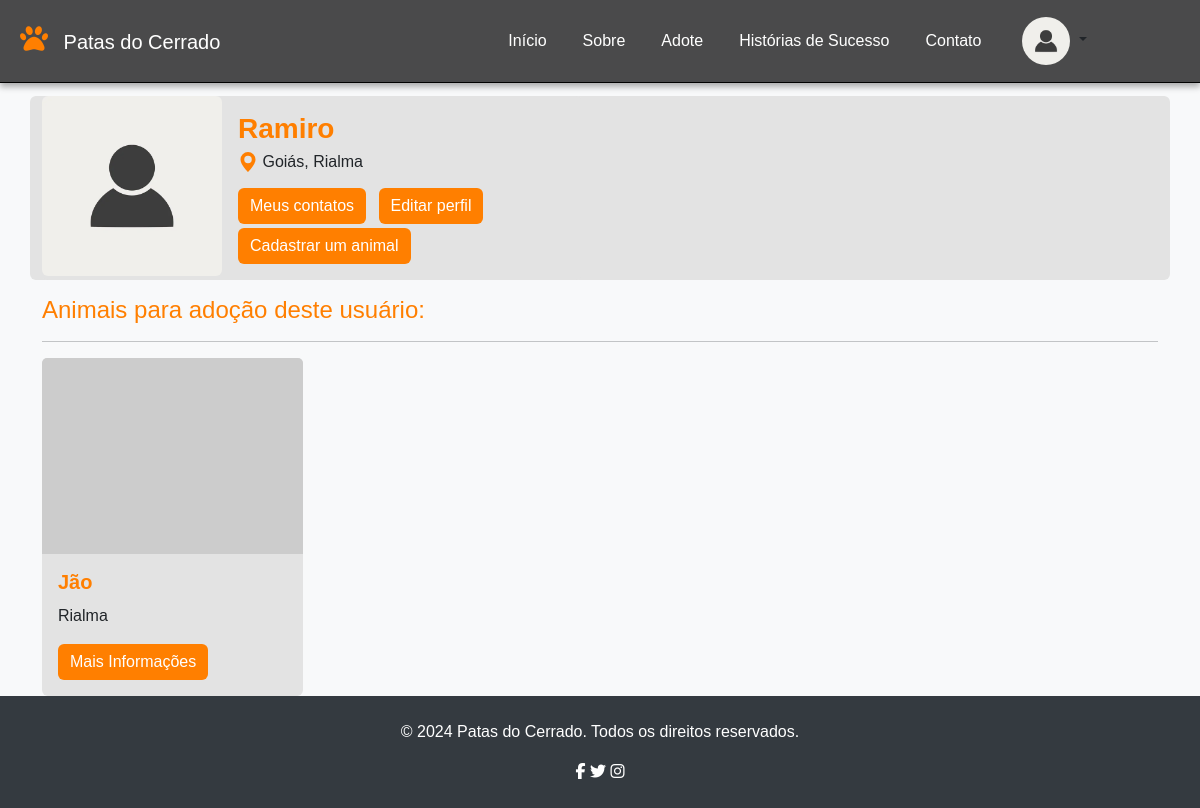
Page /perfilusuario (signed in) on the earlier database version.
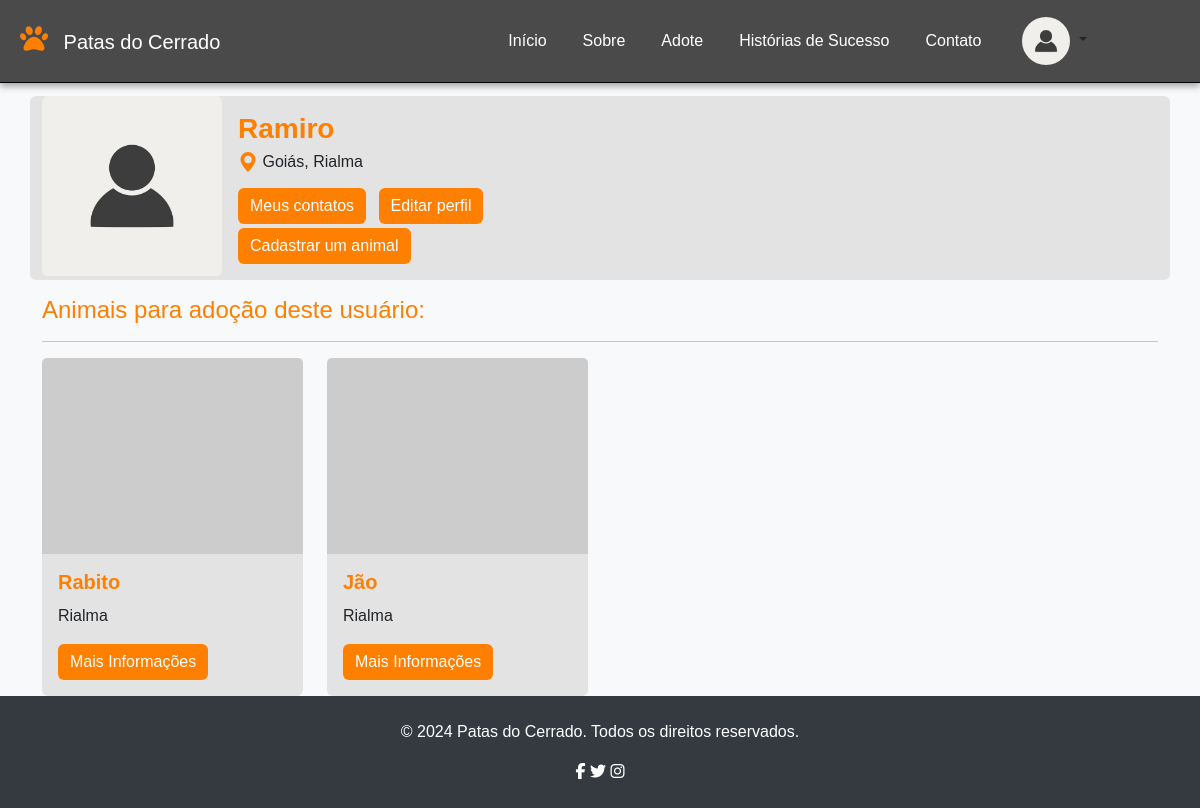
Same page on the later database version.
### tables this page shows
CREATE TABLE IF NOT EXISTS `animal` (
    `ID` INT NOT NULL AUTO_INCREMENT,
    `nome` VARCHAR(100) NOT NULL,
    `foto` BLOB NULL,
    `descricao` VARCHAR(200) NULL,
    `usuario_ID` INT NOT NULL,
    `cidade_ID` INT NOT NULL,
    `porte_ID` INT NOT NULL,
    `idade_ID` INT NOT NULL,
    `especie_ID` INT NOT NULL,
    `genero_ID` INT NOT NULL,
    `animalcol` VARCHAR(45) NULL,
    `statusAdocao_ID` INT NOT NULL,
    PRIMARY KEY (`ID`),
    CONSTRAINT `fk_animal_usuario1`
        FOREIGN KEY (`usuario_ID`)
        REFERENCES `usuario` (`ID`)
        ON DELETE NO ACTION
        ON UPDATE NO ACTION,
	CONSTRAINT `fk_animal_cidade`
        FOREIGN KEY (`cidade_ID`)
        REFERENCES `cidade` (`ID`)
        ON DELETE NO ACTION
        ON UPDATE NO ACTION,
    CONSTRAINT `fk_animal_porte1`
        FOREIGN KEY (`porte_ID`)
        REFERENCES `porte` (`ID`)
        ON DELETE NO ACTION
        ON UPDATE NO ACTION,
    CONSTRAINT `fk_animal_idade1`
        FOREIGN KEY (`idade_ID`)
        REFERENCES `idade` (`ID`)
        ON DELETE NO ACTION
        ON UPDATE NO ACTION,
    CONSTRAINT `fk_animal_especie1`
        FOREIGN KEY (`especie_ID`)
        REFERENCES `especie` (`ID`)
        ON DELETE NO ACTION
        ON UPDATE NO ACTION,
    CONSTRAINT `fk_animal_genero1`
        FOREIGN KEY (`genero_ID`)
        REFERENCES `genero` (`ID`)
        ON DELETE NO ACTION
        ON UPDATE NO ACTION,
    CONSTRAINT `fk_animal_statusAdoção1`
        FOREIGN KEY (`statusAdocao_ID`)
        REFERENCES `statusAdocao` (`ID`)
        ON DELETE NO ACTION
        ON UPDATE NO ACTION);

CREATE TABLE IF NOT EXISTS `cidade` (
	`ID` INT NOT NULL AUTO_INCREMENT,
	`nome` VARCHAR(100) NOT NULL,
	PRIMARY KEY (`ID`));

### Controller/PerfilUsuario.php (called while the page is built)
<?php
    class PerfilUsuario extends Controller{
        public function index(){
            if(empty($_SESSION)){
                $data['usuario'] = 'Usuário';
            }else{
                $usuario = new usuario();
                $cidade = new cidade();
                $data['usuario'] = $_SESSION['USUARIO'];
                $join = "cidade ON usuario.cidade_ID = cidade.ID";
                $fields = "cidade.nome AS 'cidadeNome'";
                $where = "usuario.ID = ".$data['usuario'][0]->ID;
                $data['usuario'][0]->cidade = $usuario->select($join,$where, null, null, $fields)[0]->cidadeNome;
                $join = "animal ON ".$data['usuario'][0]->ID." = animal.usuario_ID INNER JOIN cidade ON animal.cidade_ID = cidade.ID";
                $order = "animal.ID DESC";
                $fields = "DISTINCT animal.ID, animal.nome AS 'animalNome', cidade.nome AS 'cidadeNome'";
                $where = "statusAdocao_ID = 1";
                $data['animais'] = $usuario->select($join, $where, $order, null, $fields);
                $data['cidades'] = $cidade->select();
            }
            $this->view('perfilusuario', $data);
        }
    }

### Core/App.php (called while the page is built, shortened)
<?php
    class App{
        private $method = "index";
        private function separarURL(){
            $URL = $_GET['url'] ?? 'home';
            $URL = explode("/", trim($URL, "/"));
            return $URL;
        }
        public function carregarController(){
            $URL = $this->separarURL();
            $controller = new $this->controller;
            call_user_func_array([$controller, $this->method], $URL);
        }
    }

### index.php (called while the page is built, shortened)
<?php
    $app = new App;
    $app->carregarController();

### Core/Database.php (called while the page is built, shortened)
<?php
    Trait Database{
        private $connection;
        private function connect(){
            try{
                $db = "mysql:hostname=".DB_host.";dbname=".DB_name;
                $this->connection = new PDO($db, DB_user, DB_password);
                $this->connection->setAttribute(PDO::ATTR_ERRMODE,PDO::ERRMODE_EXCEPTION);
              }catch(PDOException $e){
                die('ERROR: '.$e->getMessage());
              }
        }
        public function query($query, $data = []){
                $stm = $this->connection->prepare($query);
                $check = $stm->execute($data);
                if($check){
                    $result = $stm->fetchAll(PDO::FETCH_OBJ);
                    if(is_array($result) && count($result)){
                        return $result;
                    }
                }
                return [];
        }
    }

### Core/Model.php (called while the page is built, shortened)
<?php
    class Model{
        protected $table;
        public function select($join = null, $where = null, $order = null, $limit = null,$fields = '*'){
            @$join = strlen($join) ? 'INNER JOIN '.$join : '';
            @$where = strlen($where) ? 'WHERE '.$where : '';
            @$order = strlen($order) ? 'ORDER BY '.$order : '';
            @$limit = strlen($limit) ? 'LIMIT '.$limit : '';
            $query = 'SELECT '.$fields.' FROM '.$this->table.' '.$join.' '.$where.' '.$order.' '.$limit;
            return $this->query($query);
        }
    }

### View/perfilusuario.view.php (the view, shortened to what the changed rows need)
<!DOCTYPE html>
<html lang="en">
<head>
    <link href="assets/css/bootstrap/css/bootstrap.min.css" rel="stylesheet">
    <link href="https://cdnjs.cloudflare.com/ajax/libs/font-awesome/5.15.4/css/all.min.css" rel="stylesheet">
    <link href="assets/css/dropdown.css" rel="stylesheet">
</head>
<body>
    <br><br><br><br>
    <div class="container-fluid">
        <div class="container">
            <div class="row mt-3">
            <?php
                if(!empty($animais)){
                    foreach($animais as $x){
            ?>
            <div class="col-sm-12 col-md-6 col-lg-3">
                <div class="card" style="width: 100%">
                    <img src="https://via.placeholder.com/400x300" class="card-img-top" alt="Pet 1">
                    <div class="card-body">
                        <h5 class="card-title">
                            <?php
                                echo $x->animalNome;
                            ?>
                        </h5>
                        <p class="card-text">
                            <?php
                                echo $x->cidadeNome;
                            ?>
                        </p>
                        <a href="adopt?pet=rex" class="btn btn-primary">Mais Informações</a>
                    </div>
                </div>
            </div>
            <?php
                }
            }else{
                    ?>
                        <h4>Este usuário não inseriu nenhum animal</h4>
                    <?php
                }
            ?>
                </div>
            </div>
    </div>
</body>
</html>

Differences in the rows shown:
now on this page (row edited): animal: nome "Rabito", cidade_ID.nome "Rialma"
